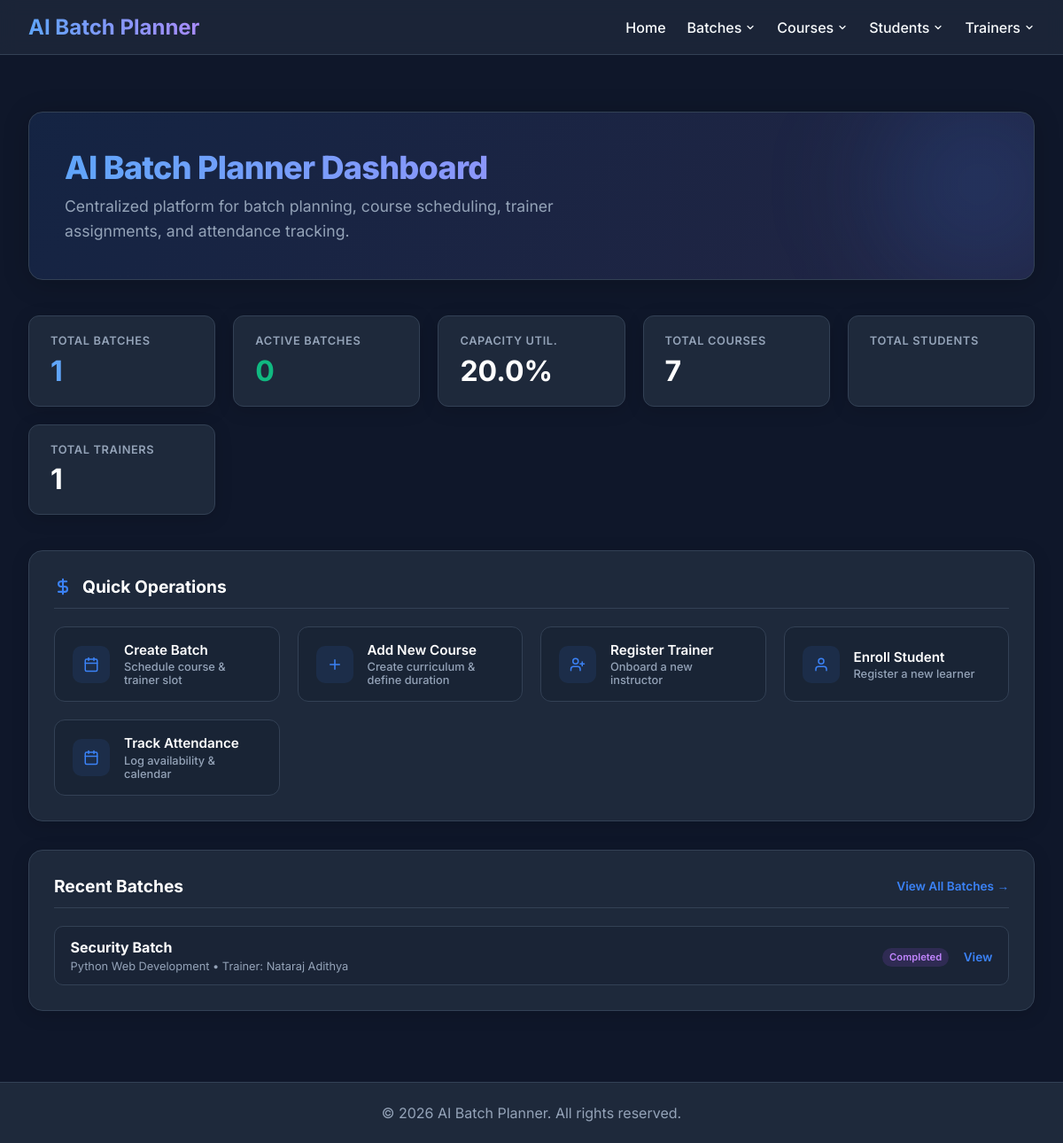
Before: / with the older database file.
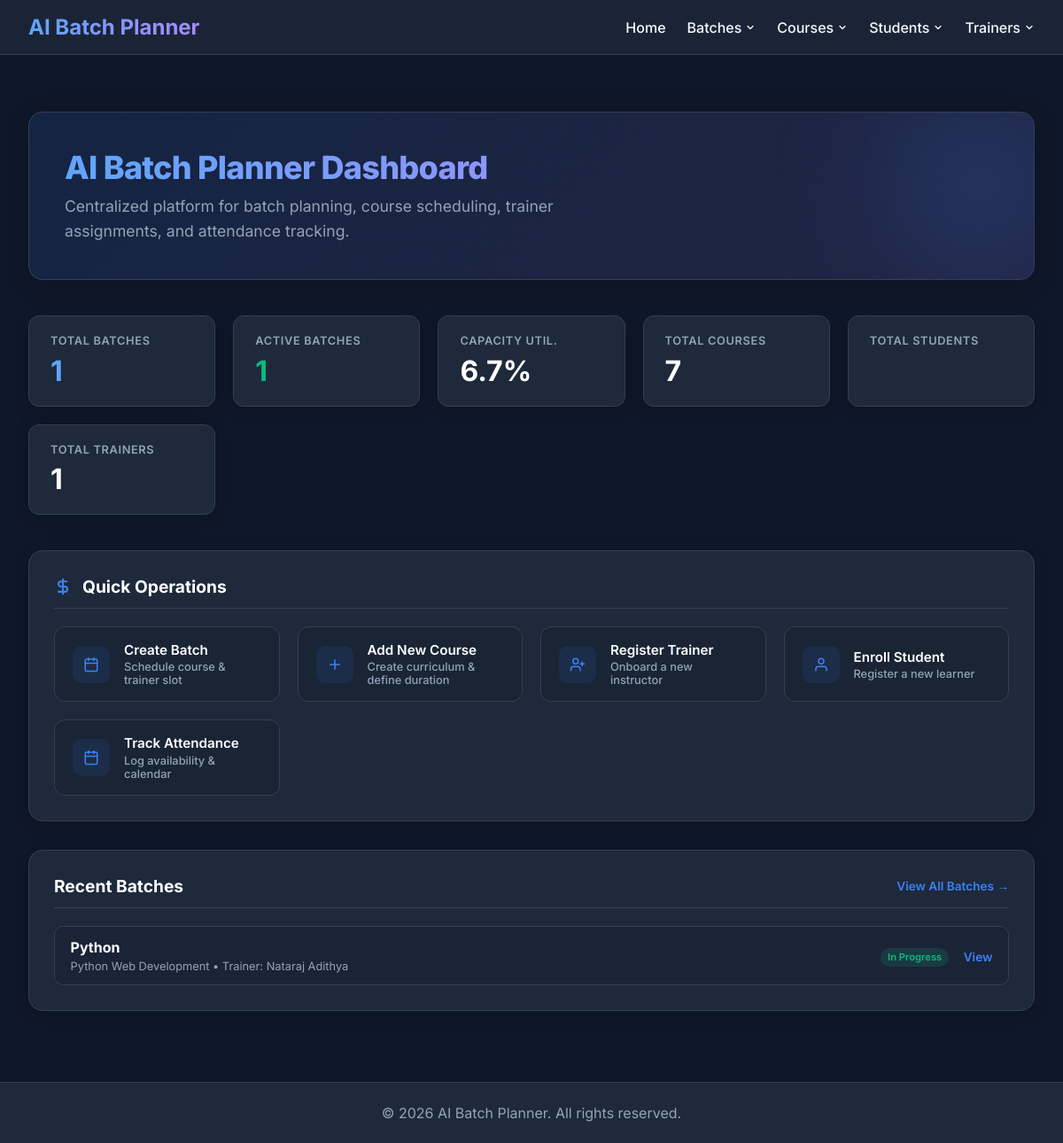
After: the same page with the newer database file.
### tables this page shows
CREATE TABLE batch (
    batch_id INTEGER PRIMARY KEY AUTOINCREMENT,
    batch_code TEXT NOT NULL UNIQUE,
    batch_name TEXT NOT NULL,
    course_id INTEGER NOT NULL,
    trainer_id INTEGER,
    start_date TEXT NOT NULL,
    end_date TEXT NOT NULL,
    slot_type TEXT NOT NULL CHECK(slot_type IN (
        'Weekday Morning (9:30 AM - 11:30 AM)',
        'Weekday Midday (11:45 AM - 1:45 PM)',
        'Weekday Afternoon (2:45 PM - 4:45 PM)',
        'Weekday Evening (5:00 PM - 7:00 PM)',
        'Weekend Full Day (10:00 AM - 4:00 PM)',
        'Custom'
    )),
    start_time TEXT,
    end_time TEXT,
    mode TEXT NOT NULL DEFAULT 'Offline' CHECK(mode IN ('Online', 'Offline', 'Hybrid')),
    location TEXT,
    max_capacity INTEGER NOT NULL DEFAULT 30 CHECK(max_capacity > 0),
    enrolled_count INTEGER NOT NULL DEFAULT 0 CHECK(enrolled_count >= 0),
    status TEXT NOT NULL DEFAULT 'Upcoming' CHECK(status IN ('Upcoming', 'In Progress', 'Completed', 'On Hold', 'Cancelled')),
    description TEXT,
    created_at TIMESTAMP DEFAULT CURRENT_TIMESTAMP,
    updated_at TIMESTAMP DEFAULT CURRENT_TIMESTAMP,
    created_by TEXT,
    updated_by TEXT,
    FOREIGN KEY (course_id) REFERENCES Course(id) ON DELETE RESTRICT,
    FOREIGN KEY (trainer_id) REFERENCES trainer(trainer_id) ON DELETE SET NULL
);

CREATE TABLE Course (
    id INTEGER PRIMARY KEY AUTOINCREMENT,

    course_name TEXT NOT NULL UNIQUE,

    technology_stack TEXT NOT NULL,

    duration_hours INTEGER NOT NULL
        CHECK(duration_hours > 0),

    description TEXT,

    status TEXT NOT NULL DEFAULT 'Active'
        CHECK(status IN ('Active', 'Inactive')),

    created_at DATETIME NOT NULL DEFAULT CURRENT_TIMESTAMP,

    updated_at DATETIME NOT NULL DEFAULT CURRENT_TIMESTAMP,

    created_by TEXT,

    updated_by TEXT
);

CREATE TABLE trainer (
    trainer_id INTEGER PRIMARY KEY AUTOINCREMENT,

    full_name TEXT NOT NULL,

    email TEXT NOT NULL UNIQUE,

    phone TEXT NOT NULL UNIQUE,

    skills TEXT NOT NULL,

    qualifications TEXT,

    experience INTEGER NOT NULL CHECK (experience >= 0),

    status TEXT NOT NULL CHECK(status IN ('Active','Inactive')),

    created_at TIMESTAMP DEFAULT CURRENT_TIMESTAMP,

    updated_at TIMESTAMP DEFAULT CURRENT_TIMESTAMP,

    created_by TEXT,

    updated_by TEXT
, date_of_joining TEXT, previous_experience REAL DEFAULT 0.0);

### app.py (the view)
@app.route("/")
def home():
    trainer_stats = get_trainer_statistics()
    course_stats = course_service.get_statistics()
    total_students = len(student_service.get_all_students())
    batch_stats = batch_service.get_statistics()
    all_trainers = get_all_trainers()
    recent_trainers = sorted(all_trainers, key=lambda t: t['trainer_id'], reverse=True)[:3]
    all_courses = course_service.get_all_courses()
    recent_courses = sorted(all_courses, key=lambda c: c['id'], reverse=True)[:3]
    all_batches = batch_service.get_all_batches()
    recent_batches = all_batches[:3]
    return render_template(
        "index.html",
        trainer_stats=trainer_stats,
        course_stats=course_stats,
        batch_stats=batch_stats,
        recent_trainers=recent_trainers,
        recent_courses=recent_courses,
        recent_batches=recent_batches
    )

### database/db.py (called while the page is built)
def get_connection():
    connection = sqlite3.connect(DATABASE_NAME)
    connection.row_factory = sqlite3.Row
    connection.execute("PRAGMA foreign_keys = ON")
    return connection

### models/batch.py (called while the page is built)
    def get_connection(self):
        conn = sqlite3.connect(DB_PATH)
        conn.row_factory = sqlite3.Row
        conn.execute("PRAGMA foreign_keys = ON")
        return conn

### models/course.py (called while the page is built)
    def get_connection(self):
        conn = sqlite3.connect(DB_PATH)
        conn.row_factory = sqlite3.Row
        return conn

    def get_all_courses(self):
        conn = self.get_connection()
        rows = conn.execute("SELECT * FROM Course ORDER BY course_name ASC").fetchall()
        conn.close()
        return [dict(r) for r in rows]

### services/batch_service.py (called while the page is built)
    def get_all_batches(self, status=None, course_id=None, trainer_id=None, mode=None, search=None):
        return self.batch_model.get_all_batches(
            status=status,
            course_id=course_id,
            trainer_id=trainer_id,
            mode=mode,
            search=search
        )

    def get_statistics(self):
        return self.batch_model.get_statistics()

### services/course_service.py (called while the page is built)
    def get_all_courses(self):
        return self.course_model.get_all_courses()

### templates/index.html (shortened to what the changed rows need)
{% extends 'base.html' %}
{% block content %}
<div class="hero-section">
    <h1 class="hero-title">AI Batch Planner Dashboard</h1>
</div>
<div class="stats-grid">
    <div class="stat-card">
        <div class="stat-title">Active Batches</div>
        <div class="stat-value" style="color: var(--success);">{{ batch_stats.active_batches }}</div>
    </div>
    <div class="stat-card">
        <div class="stat-title">Capacity Util.</div>
        <div class="stat-value">{{ batch_stats.capacity_utilization }}%</div>
    </div>
</div>
<div class="dashboard-grid">
    <div class="panel-card">
        <div class="panel-header">
            <h2 class="panel-title">
                <svg width="20" height="20" viewBox="0 0 24 24" fill="none" stroke="currentColor" stroke-width="2.5" stroke-linecap="round" stroke-linejoin="round" style="color: var(--primary);"><path d="M12 2v20M17 5H9.5a3.5 3.5 0 0 0 0 7h5a3.5 3.5 0 0 1 0 7H6"/></svg>
                Quick Operations
            </h2>
        </div>
    </div>
    <div class="panel-card">
        <div class="panel-header">
            <h2 class="panel-title">Recent Batches</h2>
        </div>
        <div class="recent-list-wrapper">
            {% for b in recent_batches %}
            <div class="recent-row">
                 <div>
                    <strong style="color: #fff;">{{ b.batch_name }}</strong>
                    <div style="font-size: 0.8rem; color: var(--text-muted); margin-top: 0.2rem;">
                        {{ b.course_name or 'Course N/A' }} &bull; Trainer: {{ b.trainer_name or 'Unassigned' }}
                    </div>
                </div>
                <div>
                    {% set status_class = 'status-' ~ b.status.lower().replace(' ', '-') %}
                    <span class="badge-mini {{ status_class }}">{{ b.status }}</span>
                    <a href="{{ url_for('batch_bp.view_batch_details', batch_id=b.batch_id) }}" class="view-link" style="margin-left: 0.75rem;">View</a>
                </div>
            </div>
            {% else %}
            <div style="color: var(--text-muted); text-align: center; padding: 1.5rem;">
                No batches created yet.
            </div>
            {% endfor %}
        </div>
    </div>
</div>
{% endblock %}

Changed rows visible on the page:
changed batch "Python Web Development": batch_name "Security Batch" → "Python"; status "Completed" → "In Progress"
Other visible differences:
{{ batch_stats.active_batches }}: "0" → "1"
{{ batch_stats.capacity_utilization }}: "20.0" → "6.7"
